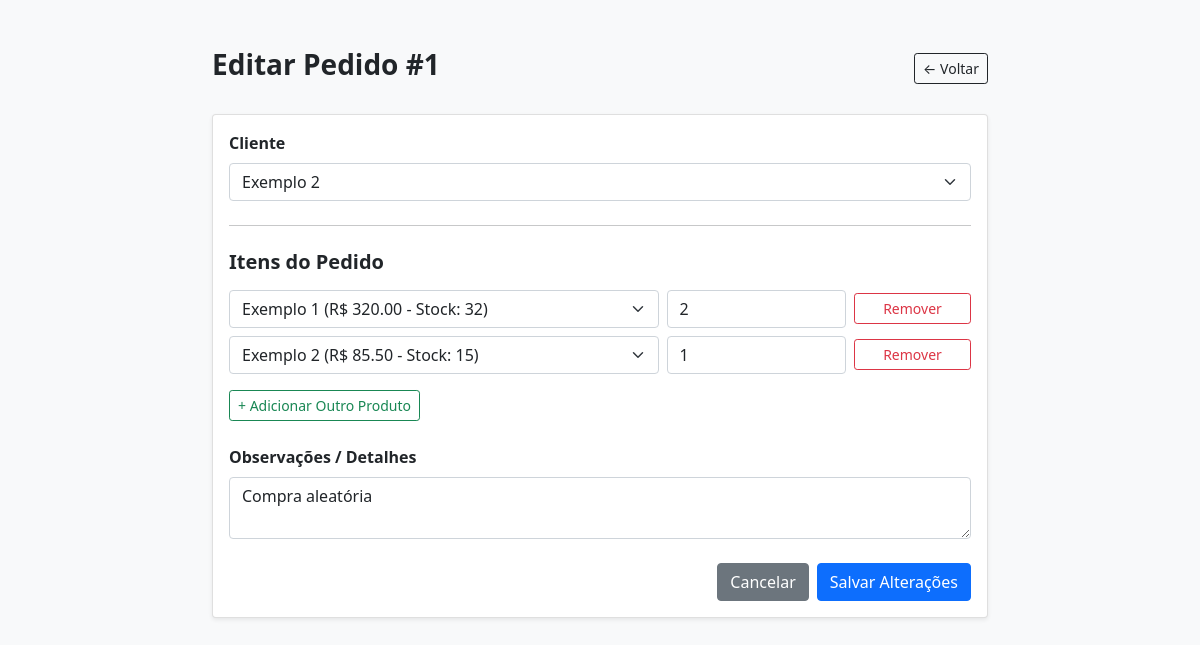
Page /editar_venda/1 on the committed database.
### models.py (models this page shows, shortened)
class Vendas(db.Model):
    __tablename__ = 'Vendas'
    id_venda = db.Column(db.Integer, primary_key=True, autoincrement=True)
    id_cliente = db.Column(db.Integer, db.ForeignKey('Clientes.id_cliente'), nullable=False)
    detalhes = db.Column(db.String(256))
    data_venda = db.Column(db.DateTime, nullable=False)
    cliente = db.relationship('Clientes', backref='vendas')
    itens = db.relationship('ItemVenda', backref='venda', cascade='all, delete-orphan')

class Clientes(db.Model):
    __tablename__ = 'Clientes'
    id_cliente = db.Column(db.Integer, primary_key=True, autoincrement=True)
    nome_cliente = db.Column(db.String(80), nullable=False)
    email = db.Column(db.String(100))
    telefone = db.Column(db.String(20))

class ItemVenda(db.Model):
    __tablename__ = 'ItemVenda'
    id_item = db.Column(db.Integer, primary_key=True, autoincrement=True)
    id_venda = db.Column(db.Integer, db.ForeignKey('Vendas.id_venda'), nullable=False)
    id_produto = db.Column(db.Integer, db.ForeignKey('Produtos.id_produto'), nullable=False)
    quantidade_produto = db.Column(db.Integer, nullable=False)
    produto = db.relationship('Produtos')

class Produtos(db.Model):
    __tablename__ = 'Produtos'
    id_produto = db.Column(db.Integer, primary_key=True, autoincrement=True)
    nome_produto = db.Column(db.String(80), nullable=False)
    preco_produto = db.Column(db.Float, nullable=False)
    estoque = db.Column(db.Integer, nullable=False)

### main.py (the view, shortened to what this page needs)
@app.route("/editar_venda/<int:id>", methods=['GET', 'POST'])
def editar_venda_form(id):
    venda = Vendas.query.get_or_404(id)
    clientes = Clientes.query.all()
    produtos = Produtos.query.all()
    return render_template("edição_venda.html", venda=venda, clientes=clientes, produtos=produtos)

### templates/edição_venda.html (shortened to what this page needs)
<!DOCTYPE html>
<html lang="pt-br">
<head>
    <link href="https://cdn.jsdelivr.net/npm/bootstrap@5.0.2/dist/css/bootstrap.min.css" rel="stylesheet">
    <link rel="stylesheet" href="https://cdn.jsdelivr.net/npm/bootstrap-icons@1.10.5/font/bootstrap-icons.css">
</head>
<body class="bg-light">
    <div class="container my-5" style="max-width: 800px;">
        <div class="d-flex justify-content-between align-items-center mb-4">
            <h1 class="h3 text-dark fw-bold">Editar Pedido #{{ venda.id_venda }}</h1>
            <a href="{{ url_for('editar_vendas') }}" class="btn btn-outline-dark btn-sm">← Voltar</a>
        </div>
        <div class="card shadow-sm">
            <div class="card-body">
                <form method="POST">
                    <div class="mb-3">
                        <label for="id_cliente" class="form-label fw-bold">Cliente</label>
                        <select class="form-select" id="id_cliente" name="id_cliente" required>
                            {% for cliente in clientes %}
                            <option value="{{ cliente.id_cliente }}" {% if cliente.id_cliente == venda.id_cliente %}selected{% endif %}>
                                {{ cliente.nome_cliente }}
                            </option>
                            {% endfor %}
                        </select>
                    </div>
                    <hr class="my-4">
                    <h5 class="fw-bold mb-3">Itens do Pedido</h5>
                    <div id="itens-container">
                        {% for item in venda.itens %}
                        <div class="row g-2 align-items-center mb-2 item-row">
                            <div class="col-md-7">
                                <select name="produto_id[]" class="form-select produto-select" required>
                                    {% for produto in produtos %}
                                    <option value="{{ produto.id_produto }}" data-preco="{{ produto.preco_produto }}" {% if produto.id_produto == item.id_produto %}selected{% endif %}>
                                        {{ produto.nome_produto }} (R$ {{ "%.2f"|format(produto.preco_produto) }} - Stock: {{ produto.estoque }})
                                    </option>
                                    {% endfor %}
                                </select>
                            </div>
                            <div class="col-md-3">
                                <input type="number" name="quantidade[]" class="form-control quantidade-input" value="{{ item.quantidade_produto }}" min="1" required>
                            </div>
                            <div class="col-md-2 text-center">
                                <button type="button" class="btn btn-outline-danger btn-sm w-100 remover-linha">Remover</button>
                            </div>
                        </div>
                        {% endfor %}
                    </div>
                    <button type="button" id="adicionar-item" class="btn btn-outline-success btn-sm mt-2">+ Adicionar Outro Produto</button>
                    <div class="mb-3 mt-4">
                        <label for="detalhes" class="form-label fw-bold">Observações / Detalhes</label>
                        <textarea class="form-control" id="detalhes" name="detalhes" rows="2">{{ venda.detalhes }}</textarea>
                    </div>
                    <div class="d-flex justify-content-end gap-2 mt-4">
                        <a href="{{ url_for('editar_vendas') }}" class="btn btn-secondary">Cancelar</a>
                        <button type="submit" class="btn btn-primary">Salvar Alterações</button>
                    </div>
                </form>
            </div>
        </div>
    </div>
</body>
</html>

### rows in the picture
Vendas: id_venda "1", id_cliente "Exemplo 2", detalhes "Compra aleatória"
ItemVenda: id_produto.nome_produto "Exemplo 1 (R$ 320.00 - Stock: 32)", quantidade_produto "2"
ItemVenda: id_produto.nome_produto "Exemplo 2 (R$ 85.50 - Stock: 15)", quantidade_produto "1"
